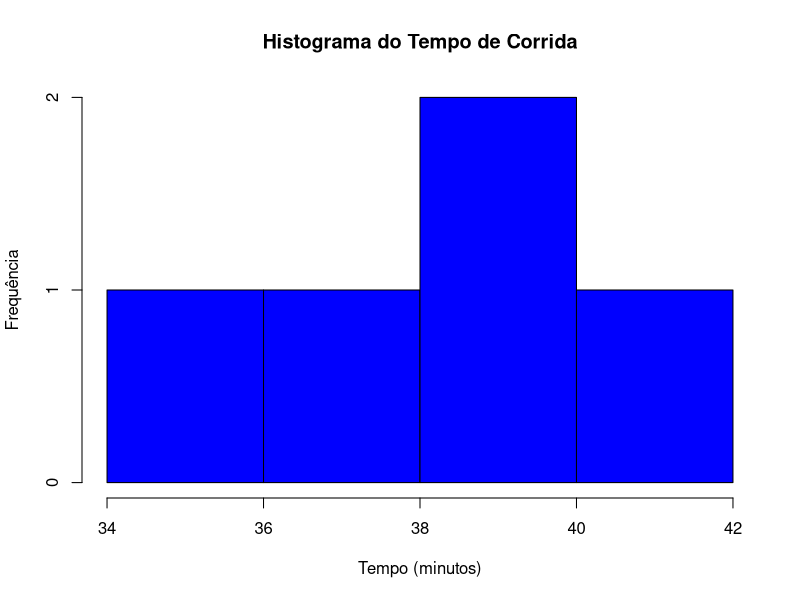
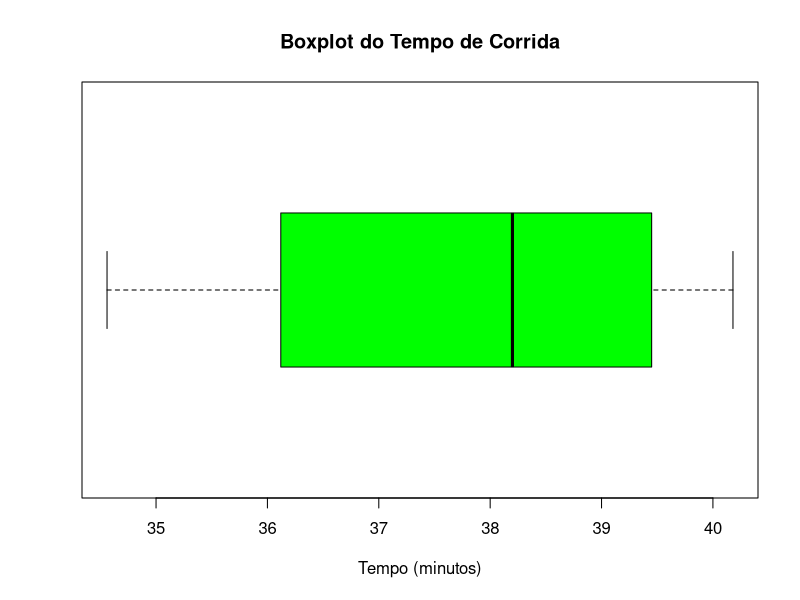

These charts were generated, in order, by the following R code:
corrida_data <- data.frame(
  Nome = c("Kleiton Silva", "Maria Santos", "Pedro Pereira", "Ana Oliveira", "Carlos Rodrigues"),
  TempoDeCorrida = c(34.56, 36.12, 38.20, 39.45, 40.18),
  PosicaoDeChegada = c(1, 2, 3, 4, 5)
)
hist(corrida_data$TempoDeCorrida, col = "blue", xlab = "Tempo (minutos)", ylab = "Frequência",
     main = "Histograma do Tempo de Corrida")
text(0, 60, labels = paste("Piloto:", corrida_data$Nome), adj = c(0, 1))

boxplot(corrida_data$TempoDeCorrida, col = "green", horizontal = TRUE, main = "Boxplot do Tempo de Corrida",
        xlab = "Tempo (minutos)")
text(10, 1, labels = paste("Piloto:", corrida_data$Nome), adj = c(1, 0))
